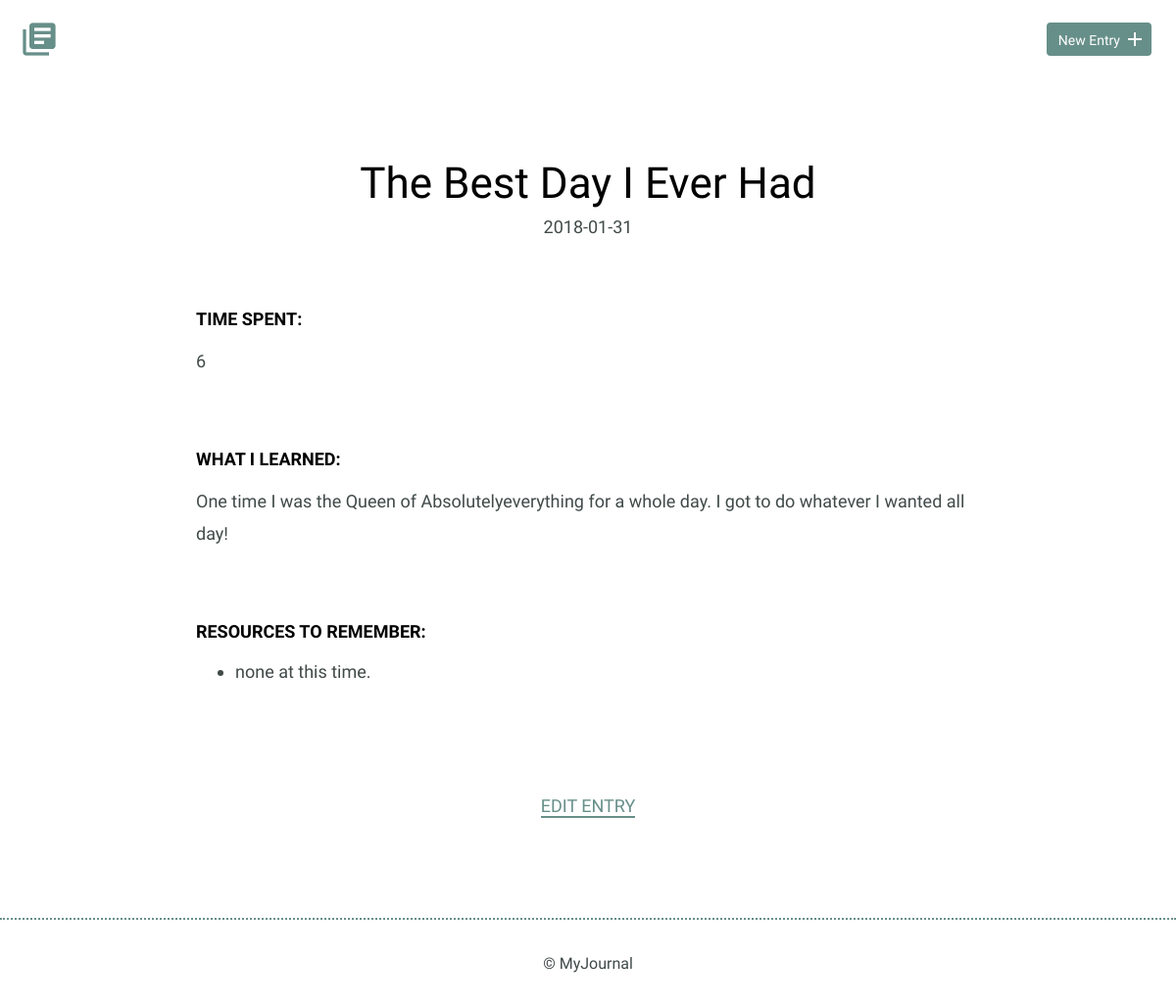
Page /detail.php?id=9 on the earlier database version.
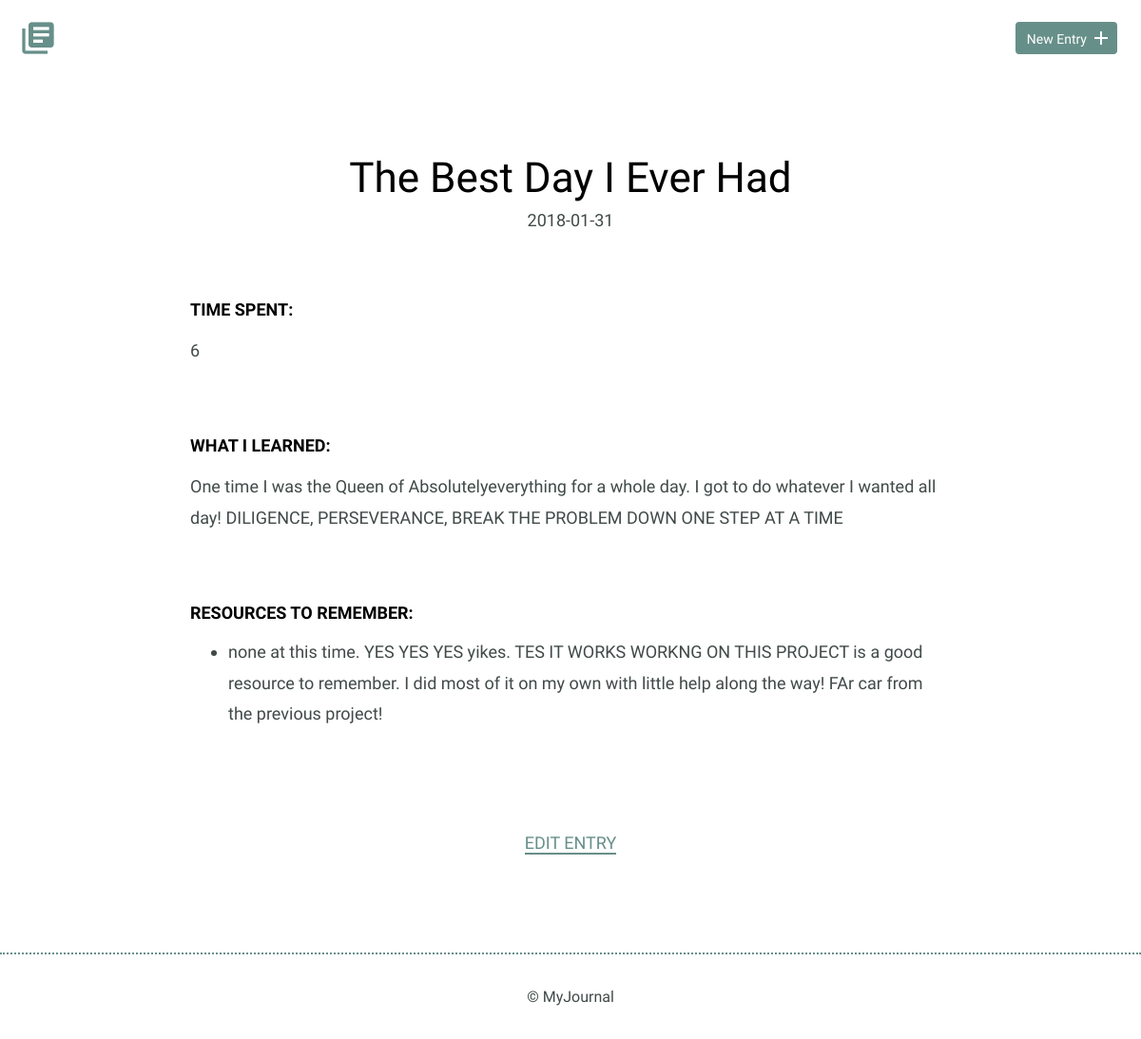
Same page on the later database version.
### tables this page shows
CREATE TABLE "entries" (
	`id`	INTEGER,
	`title`	TEXT,
	`date`	TEXT,
	`time_spent`	INTEGER,
	`learned`	BLOB,
	`resources`	BLOB,
	PRIMARY KEY(`id`)
);

### inc/functions.php (called while the page is built, shortened)
<?php
function get_single_entry($id) {
	include 'inc/dbconnection.php';
	$get_entry = "SELECT id, title, date, time_spent, learned, resources
								FROM entries
								WHERE id = ?";
	if (isset($_GET['id'])) {
		try {
			$results = $db->prepare($get_entry);
			$results->bindValue(1, $id, PDO::PARAM_INT);
			$results->execute();
		} catch (Connection $e) {
				$e->getMessage();
				return array();
		}
	}
	return $results->fetch(PDO::FETCH_ASSOC);
}

### detail.php (the view)
<?php
	include 'inc/head.php';
	include 'inc/functions.php';
	$single_entry = get_single_entry($_GET['id']);
?>
    <body>
        <header>
            <div class="container">
                <div class="site-header">
                    <a class="logo" href="index.php"><i class="material-icons">library_books</i></a>
                    <a class="button icon-right" href="new.php"><span>New Entry</span> <i class="material-icons">add</i></a>
                </div>
            </div>
        </header>
        <section>
            <div class="container">
                <div class="entry-list single">
                    <article>
												<h1><?php echo $single_entry['title']; ?></h1>
                        <time datetime="2016-01-31"><?php echo $single_entry['date']; ?></time>
                        <div class="entry">
                            <h3>Time Spent: </h3>
                            <p><?php echo $single_entry['time_spent']; ?></p>
                        </div>
                        <div class="entry">
                            <h3>What I Learned:</h3>
                            <p><?php echo $single_entry['learned']; ?></p>
                        </div>
                        <div class="entry">
                            <h3>Resources to Remember:</h3>
                            <ul>
                                <li><?php echo $single_entry['resources']; ?></li>
                            </ul>
                        </div>
                    </article>
                </div>
            </div>
            <div class="edit">
                <p><a href="edit.php?id=<?php echo $single_entry['id'];?>">Edit Entry</a></p>
            </div>
        </section>
				<?php include 'inc/footer.php'; ?>

### inc/head.php (shortened to what this page needs)
<!DOCTYPE html>
<html>
<head>
	<link rel="stylesheet" href="css/normalize.css">
	<link rel="stylesheet" href="css/site.css">
</head>

### inc/footer.php
<footer>
            <div>
                &copy; MyJournal
            </div>
        </footer>
    </body>
</html>

### css/site.css (style rules this page uses)
body { font-size: 16px; color: #404a49; font-family: 'Cousine', serif; font-weight: 400; }
.container { margin: 0 auto; padding: 0 25px; }
header .site-header { margin: 0 auto; height: 95px; }
header .logo i { color: #678f89; margin: 20px 0 0 -5px; float: left; font-size: 40px; }
header .button { float: right; margin: 33px 0 0 0; }
footer { text-align: center; padding: 35px 0; border-top: 2px dotted #678f89; }
.button { padding: 8px 10px 6px 10px; background: #678f89; border: 2px solid #678f89; border-radius: 4px; text-decoration: none; color: #FFF; position: relative; text-align: center; font-size: 14px; }
.button.icon-right { padding-right: 30px; top: -10px; }
.button.icon-right i { position: absolute; top: 3px; right: 3px; }
h1, h2, h3 { margin: 0; font-weight: 400; line-height: 1em; color: #000; }
h1 { font-size: 44px; margin-bottom: 12px; }
h3 { font-size: 18px; font-family: 'Work Sans', serif; font-weight: 600; text-transform: uppercase; }
p { line-height: 1.8em; font-size: 18px; }
p a { border-bottom: 2px solid #678f89; padding: 0; color: #678f89; text-decoration: none; }
ul li { line-height: 1.8em; font-size: 18px; }
.entry-list, .edit-entry, .new-entry { max-width: 800px; margin: 0 auto; padding: 70px 0 150px 0; }
.entry-list article { margin-bottom: 70px; text-align: center; }
.entry-list article:last-child { margin-bottom: 0; }
.entry-list.single { padding-bottom: 70px; }
.entry-list.single time { font-size: 18px; }
.entry { max-width: 800px; margin: 75px auto 0 auto; text-align: left; }
.entry p { margin-bottom: 40px; }
.edit { padding-bottom: 80px; text-align: center; margin: 0 auto; }
.edit a { font-weight: 400; text-transform: uppercase; font-size: 18px; }

Differences in the rows shown:
changed entries "The Best Day I Ever Had": learned "One time I was the Queen of Absolutelyeverything for a whole day. I got to do whatever I wanted all day!" → "…I wanted all day! DILIGENCE, PERSEVERANCE, BREAK THE PROBLEM DOWN ONE STEP AT A TIME"; resources "none at this time." → "none at this time. YES YES YES yikes. TES IT WORKS WORKNG ON THIS PROJECT is a good resource to remember. I did most of it on my own with little help along the way! FAr car from the previous project!"
